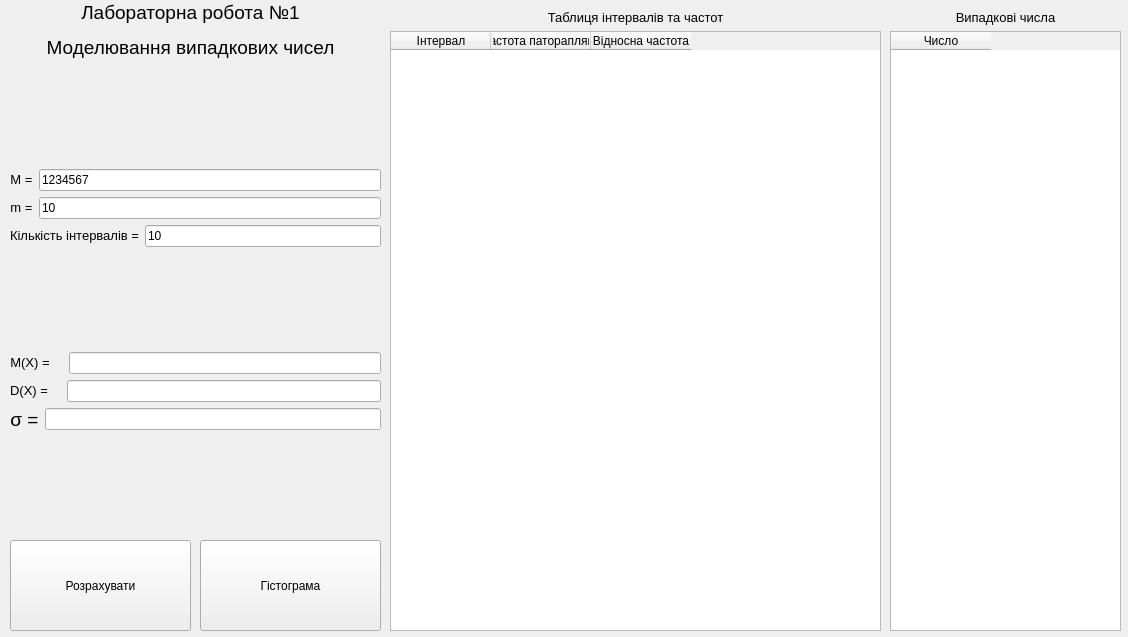
<?xml version="1.0" encoding="UTF-8"?>
<ui version="4.0">
 <class>MainWindow</class>
 <widget class="QMainWindow" name="MainWindow">
  <property name="geometry">
   <rect>
    <x>0</x>
    <y>0</y>
    <width>1128</width>
    <height>637</height>
   </rect>
  </property>
  <property name="windowTitle">
   <string>MainWindow</string>
  </property>
  <widget class="QWidget" name="centralwidget">
   <widget class="QLabel" name="label">
    <property name="geometry">
     <rect>
      <x>0</x>
      <y>0</y>
      <width>381</width>
      <height>61</height>
     </rect>
    </property>
    <property name="text">
     <string>&lt;html&gt;&lt;head/&gt;&lt;body&gt;&lt;p align=&quot;center&quot;&gt;&lt;span style=&quot; font-size:14pt;&quot;&gt;Лабораторна робота №1&lt;/span&gt;&lt;/p&gt;&lt;p align=&quot;center&quot;&gt;&lt;span style=&quot; font-size:14pt;&quot;&gt;Моделювання випадкових чисел&lt;/span&gt;&lt;/p&gt;&lt;/body&gt;&lt;/html&gt;</string>
    </property>
   </widget>
   <widget class="QPushButton" name="Compute">
    <property name="geometry">
     <rect>
      <x>10</x>
      <y>540</y>
      <width>181</width>
      <height>91</height>
     </rect>
    </property>
    <property name="text">
     <string>Розрахувати</string>
    </property>
   </widget>
   <widget class="QWidget" name="layoutWidget">
    <property name="geometry">
     <rect>
      <x>10</x>
      <y>70</y>
      <width>371</width>
      <height>461</height>
     </rect>
    </property>
    <layout class="QVBoxLayout" name="verticalLayout_4">
     <item>
      <layout class="QHBoxLayout" name="horizontalLayout_4">
       <item>
        <layout class="QVBoxLayout" name="verticalLayout">
         <item>
          <layout class="QHBoxLayout" name="horizontalLayout">
           <item>
            <widget class="QLabel" name="label_2">
             <property name="text">
              <string>&lt;html&gt;&lt;head/&gt;&lt;body&gt;&lt;p align=&quot;center&quot;&gt;&lt;span style=&quot; font-size:10pt;&quot;&gt;M =&lt;/span&gt;&lt;/p&gt;&lt;/body&gt;&lt;/html&gt;</string>
             </property>
            </widget>
           </item>
           <item>
            <widget class="QLineEdit" name="M">
             <property name="toolTip">
              <string>&lt;html&gt;&lt;head/&gt;&lt;body&gt;&lt;p align=&quot;center&quot;&gt;159643&lt;/p&gt;&lt;/body&gt;&lt;/html&gt;</string>
             </property>
             <property name="text">
              <string>1234567</string>
             </property>
            </widget>
           </item>
          </layout>
         </item>
         <item>
          <layout class="QHBoxLayout" name="horizontalLayout_2">
           <item>
            <widget class="QLabel" name="label_3">
             <property name="text">
              <string>&lt;html&gt;&lt;head/&gt;&lt;body&gt;&lt;p align=&quot;center&quot;&gt;&lt;span style=&quot; font-size:10pt;&quot;&gt;m =&lt;/span&gt;&lt;/p&gt;&lt;/body&gt;&lt;/html&gt;</string>
             </property>
            </widget>
           </item>
           <item>
            <widget class="QLineEdit" name="m">
             <property name="toolTip">
              <string>&lt;html&gt;&lt;head/&gt;&lt;body&gt;&lt;p align=&quot;center&quot;&gt;&lt;br/&gt;&lt;/p&gt;&lt;/body&gt;&lt;/html&gt;</string>
             </property>
             <property name="text">
              <string>10</string>
             </property>
            </widget>
           </item>
          </layout>
         </item>
         <item>
          <layout class="QHBoxLayout" name="horizontalLayout_3">
           <item>
            <widget class="QLabel" name="label_4">
             <property name="text">
              <string>&lt;html&gt;&lt;head/&gt;&lt;body&gt;&lt;p align=&quot;center&quot;&gt;&lt;span style=&quot; font-size:10pt;&quot;&gt;Кількість інтервалів =&lt;/span&gt;&lt;/p&gt;&lt;/body&gt;&lt;/html&gt;</string>
             </property>
            </widget>
           </item>
           <item>
            <widget class="QLineEdit" name="number_of_intervals">
             <property name="text">
              <string>10</string>
             </property>
            </widget>
           </item>
          </layout>
         </item>
        </layout>
       </item>
      </layout>
     </item>
     <item>
      <layout class="QVBoxLayout" name="verticalLayout_2">
       <item>
        <layout class="QHBoxLayout" name="horizontalLayout_5">
         <item>
          <widget class="QLabel" name="label_6">
           <property name="text">
            <string>&lt;html&gt;&lt;head/&gt;&lt;body&gt;&lt;p align=&quot;center&quot;&gt;&lt;span style=&quot; font-size:10pt;&quot;&gt;M(X) =&lt;/span&gt;&lt;/p&gt;&lt;/body&gt;&lt;/html&gt;</string>
           </property>
          </widget>
         </item>
         <item>
          <widget class="QLabel" name="label_10">
           <property name="text">
            <string/>
           </property>
          </widget>
         </item>
         <item>
          <widget class="QLineEdit" name="math_hope"/>
         </item>
        </layout>
       </item>
       <item>
        <layout class="QHBoxLayout" name="horizontalLayout_6">
         <item>
          <widget class="QLabel" name="label_7">
           <property name="text">
            <string>&lt;html&gt;&lt;head/&gt;&lt;body&gt;&lt;p align=&quot;center&quot;&gt;&lt;span style=&quot; font-size:10pt;&quot;&gt;D(X) =&lt;/span&gt;&lt;/p&gt;&lt;/body&gt;&lt;/html&gt;</string>
           </property>
          </widget>
         </item>
         <item>
          <widget class="QLabel" name="label_9">
           <property name="text">
            <string/>
           </property>
          </widget>
         </item>
         <item>
          <widget class="QLineEdit" name="dispersion"/>
         </item>
        </layout>
       </item>
       <item>
        <layout class="QHBoxLayout" name="horizontalLayout_7">
         <item>
          <widget class="QLabel" name="label_8">
           <property name="text">
            <string>&lt;html&gt;&lt;head/&gt;&lt;body&gt;&lt;p align=&quot;center&quot;&gt;&lt;span style=&quot; font-size:14pt;&quot;&gt;σ =&lt;/span&gt;&lt;/p&gt;&lt;/body&gt;&lt;/html&gt;</string>
           </property>
          </widget>
         </item>
         <item>
          <widget class="QLineEdit" name="standart_devitation"/>
         </item>
        </layout>
       </item>
      </layout>
     </item>
    </layout>
   </widget>
   <widget class="QWidget" name="layoutWidget">
    <property name="geometry">
     <rect>
      <x>390</x>
      <y>10</y>
      <width>491</width>
      <height>621</height>
     </rect>
    </property>
    <layout class="QVBoxLayout" name="verticalLayout_3">
     <item>
      <widget class="QLabel" name="label_5">
       <property name="text">
        <string>&lt;html&gt;&lt;head/&gt;&lt;body&gt;&lt;p align=&quot;center&quot;&gt;&lt;span style=&quot; font-size:10pt;&quot;&gt;Таблиця інтервалів та частот&lt;/span&gt;&lt;/p&gt;&lt;/body&gt;&lt;/html&gt;</string>
       </property>
      </widget>
     </item>
     <item>
      <widget class="QTableWidget" name="table_freq_and_intervals">
       <property name="sizeAdjustPolicy">
        <enum>QAbstractScrollArea::AdjustIgnored</enum>
       </property>
       <property name="sortingEnabled">
        <bool>false</bool>
       </property>
       <attribute name="horizontalHeaderVisible">
        <bool>true</bool>
       </attribute>
       <attribute name="horizontalHeaderCascadingSectionResizes">
        <bool>true</bool>
       </attribute>
       <attribute name="horizontalHeaderHighlightSections">
        <bool>false</bool>
       </attribute>
       <attribute name="horizontalHeaderMinimumSectionSize">
        <number>50</number>
       </attribute>
       <attribute name="horizontalHeaderShowSortIndicator" stdset="0">
        <bool>false</bool>
       </attribute>
       <attribute name="horizontalHeaderStretchLastSection">
        <bool>false</bool>
       </attribute>
       <attribute name="verticalHeaderVisible">
        <bool>true</bool>
       </attribute>
       <attribute name="verticalHeaderCascadingSectionResizes">
        <bool>false</bool>
       </attribute>
       <column>
        <property name="text">
         <string>Інтервал</string>
        </property>
       </column>
       <column>
        <property name="text">
         <string>Частота патораплянь</string>
        </property>
       </column>
       <column>
        <property name="text">
         <string>Відносна частота</string>
        </property>
       </column>
      </widget>
     </item>
    </layout>
   </widget>
   <widget class="QWidget" name="layoutWidget">
    <property name="geometry">
     <rect>
      <x>890</x>
      <y>10</y>
      <width>231</width>
      <height>621</height>
     </rect>
    </property>
    <layout class="QVBoxLayout" name="verticalLayout_5">
     <item>
      <widget class="QLabel" name="label_11">
       <property name="text">
        <string>&lt;html&gt;&lt;head/&gt;&lt;body&gt;&lt;p align=&quot;center&quot;&gt;&lt;span style=&quot; font-size:10pt;&quot;&gt;Випадкові числа&lt;/span&gt;&lt;/p&gt;&lt;/body&gt;&lt;/html&gt;</string>
       </property>
      </widget>
     </item>
     <item>
      <widget class="QTableWidget" name="numbers_table">
       <column>
        <property name="text">
         <string>Число</string>
        </property>
       </column>
      </widget>
     </item>
    </layout>
   </widget>
   <widget class="QPushButton" name="ShowGist">
    <property name="geometry">
     <rect>
      <x>200</x>
      <y>540</y>
      <width>181</width>
      <height>91</height>
     </rect>
    </property>
    <property name="text">
     <string>Гістограма</string>
    </property>
   </widget>
  </widget>
 </widget>
 <resources/>
 <connections/>
</ui>
